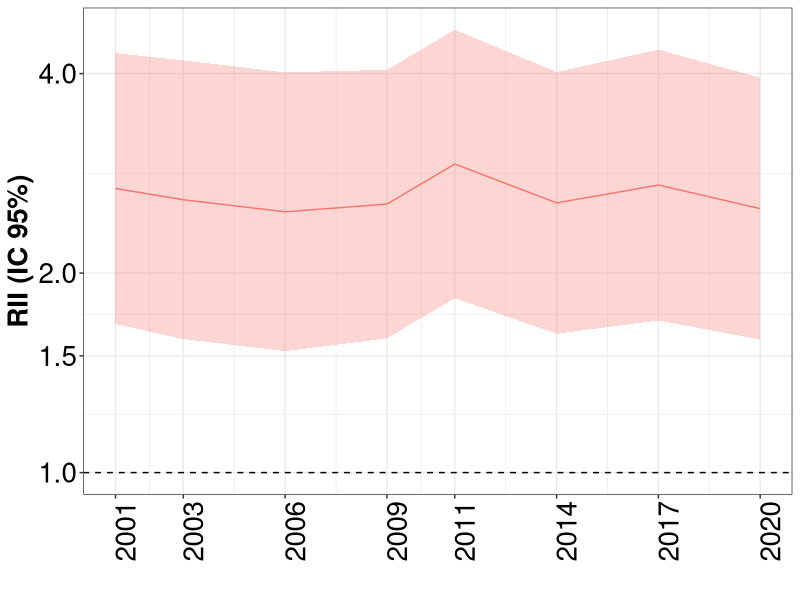
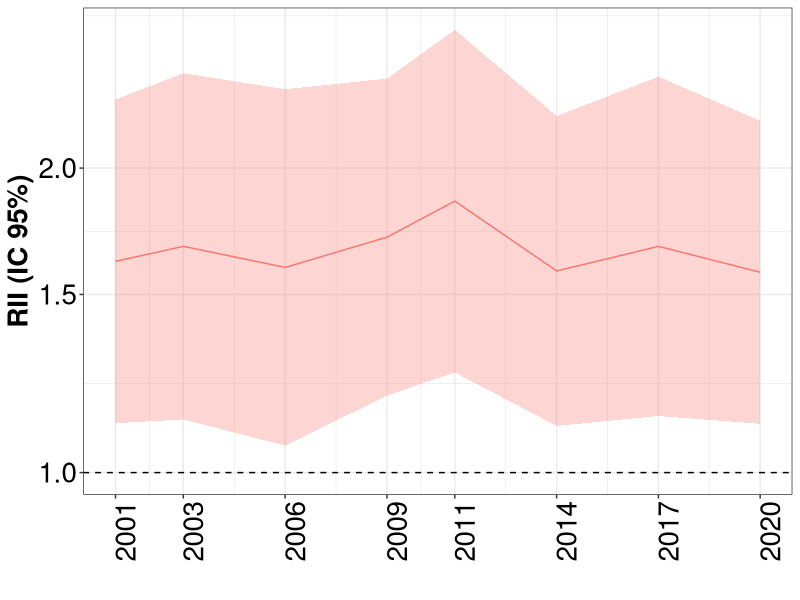
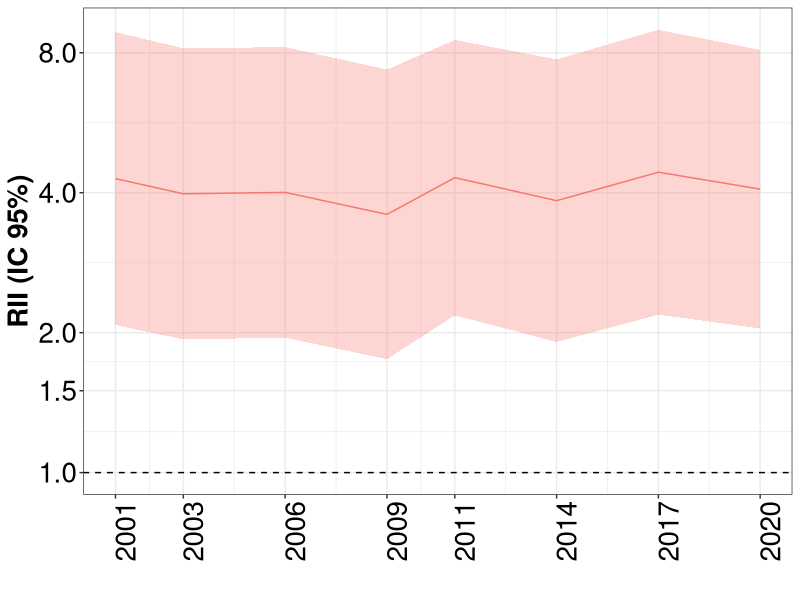
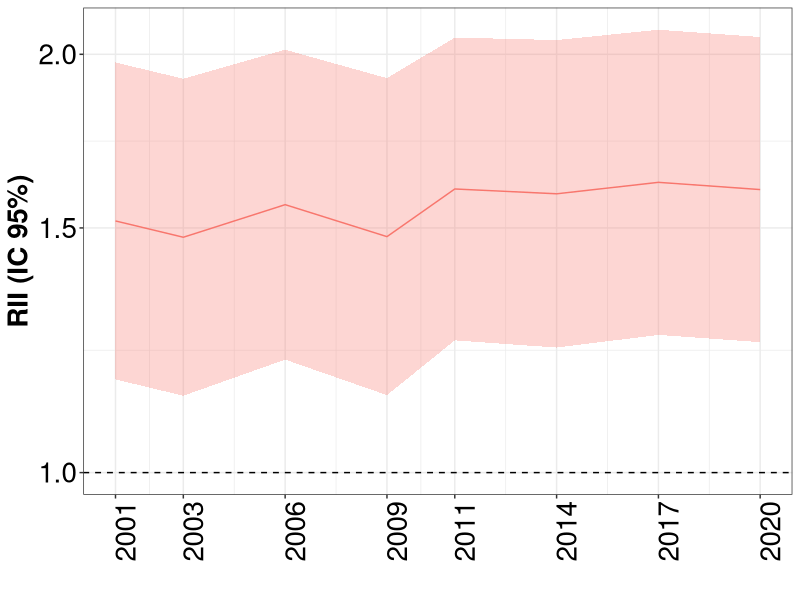
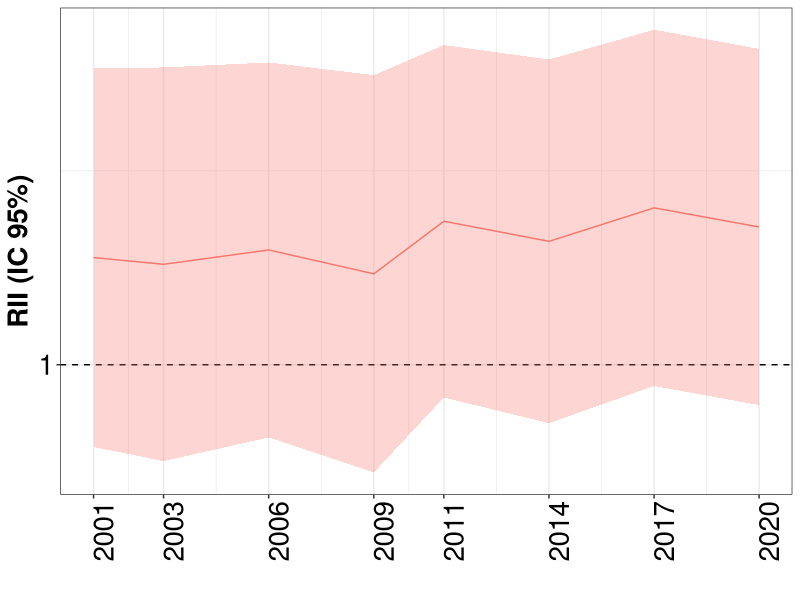
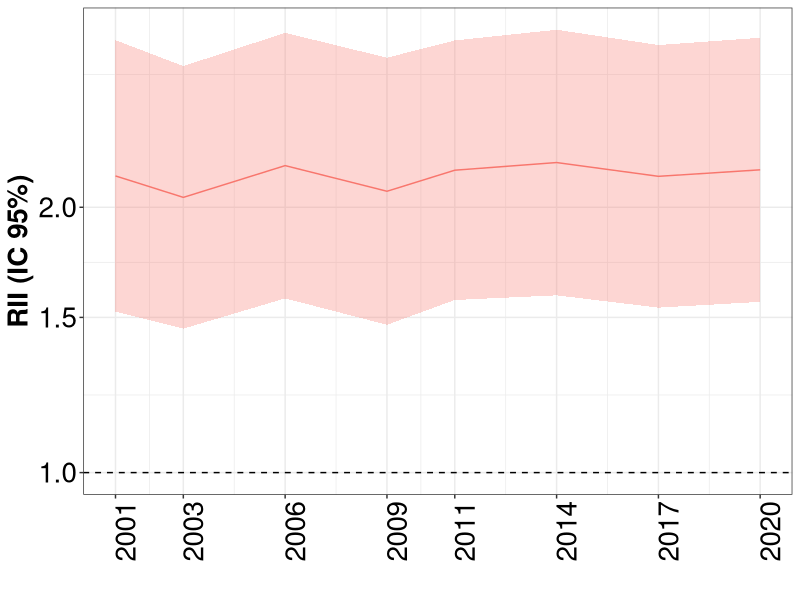
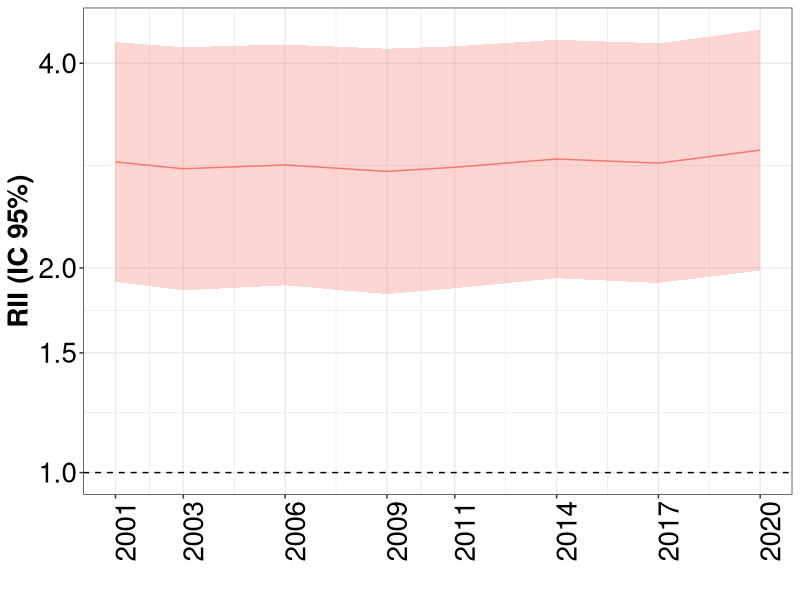
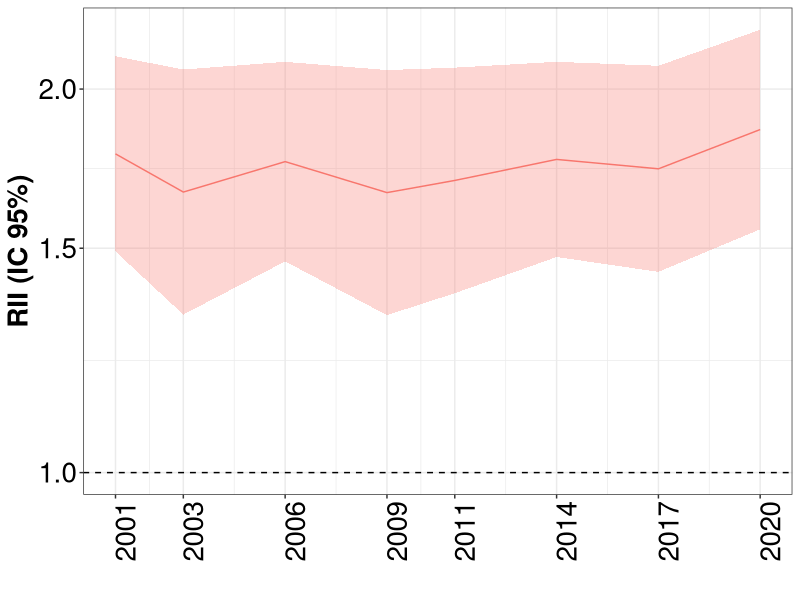

The R script that drew these images, in order:
## ---- chunk 1
knitr::opts_chunk$set(echo = TRUE)
library(tidyverse)
library(readxl)
library(ggplot2)

## ---- chunk 2

desigualdades_rii <- read.csv("rii.csv")
datos_ca <- desigualdades_rii %>%
  filter(abreviatura == "EX")

## ---- chunk 3

datos_ca %>%
  filter(fr =="diabetes", sexo=="Overall") %>%
  ggplot(aes(x=as.Date(encuesta), y=rii, ymin=rii_infci, ymax=rii_supci, group=fr)) +
  geom_hline(yintercept = 1, lty = 2) +
  geom_ribbon(alpha=0.3, aes(fill=fr)) +
  geom_line(aes(color=fr)) +
  scale_y_continuous(trans="log", breaks=c(0.75, 1, 1.5, 2, 4, 8, 16, 32))+
  scale_x_date(date_labels = "%Y", breaks = unique(as.Date(datos_ca$encuesta)))+
  labs(x="", y="RII (IC 95%)")+
  theme_bw()+
  theme(axis.text=element_text(size=20, color="black"),
                  axis.title=element_text(size=20, face="bold", color="black"),
                  axis.text.x = element_text(angle = 90),
                  strip.text = element_text(size=20, face="bold", color="black"),
                  legend.position="none")

## ---- chunk 4

datos_ca %>%
  filter(fr =="diabetes", sexo=="Hombre") %>%
  ggplot(aes(x=as.Date(encuesta), y=rii, ymin=rii_infci, ymax=rii_supci, group=fr)) +
  geom_hline(yintercept = 1, lty = 2) +
  geom_ribbon(alpha=0.3, aes(fill=fr)) +
  geom_line(aes(color=fr)) +
  scale_y_continuous(trans="log", breaks=c(0.75, 1, 1.5, 2, 4, 8, 16, 32))+
  scale_x_date(date_labels = "%Y", breaks = unique(as.Date(datos_ca$encuesta)))+
  labs(x="", y="RII (IC 95%)")+
  theme_bw()+
  theme(axis.text=element_text(size=20, color="black"),
                  axis.title=element_text(size=20, face="bold", color="black"),
                  axis.text.x = element_text(angle = 90),
                  strip.text = element_text(size=20, face="bold", color="black"),
                  legend.position="none")

## ---- chunk 5

datos_ca %>%
  filter(fr =="diabetes", sexo=="Mujeres") %>%
  ggplot(aes(x=as.Date(encuesta), y=rii, ymin=rii_infci, ymax=rii_supci, group=fr)) +
  geom_hline(yintercept = 1, lty = 2) +
  geom_ribbon(alpha=0.3, aes(fill=fr)) +
  geom_line(aes(color=fr)) +
  scale_y_continuous(trans="log", breaks=c(0.75, 1, 1.5, 2, 4, 8, 16, 32))+
  scale_x_date(date_labels = "%Y", breaks = unique(as.Date(datos_ca$encuesta)))+
  labs(x="", y="RII (IC 95%)")+
  theme_bw()+
  theme(axis.text=element_text(size=20, color="black"),
                  axis.title=element_text(size=20, face="bold", color="black"),
                  axis.text.x = element_text(angle = 90),
                  strip.text = element_text(size=20, face="bold", color="black"),
                  legend.position="none")

## ---- chunk 6

datos_ca %>%
  filter(fr =="hta", sexo=="Overall") %>%
  ggplot(aes(x=as.Date(encuesta), y=rii, ymin=rii_infci, ymax=rii_supci, group=fr)) +
  geom_hline(yintercept = 1, lty = 2) +
  geom_ribbon(alpha=0.3, aes(fill=fr)) +
  geom_line(aes(color=fr)) +
  scale_y_continuous(trans="log", breaks=c(0.75, 1, 1.5, 2, 4, 8, 16, 32))+
  scale_x_date(date_labels = "%Y", breaks = unique(as.Date(datos_ca$encuesta)))+
  labs(x="", y="RII (IC 95%)")+
  theme_bw()+
  theme(axis.text=element_text(size=20, color="black"),
                  axis.title=element_text(size=20, face="bold", color="black"),
                  axis.text.x = element_text(angle = 90),
                  strip.text = element_text(size=20, face="bold", color="black"),
                  legend.position="none")
## ---- chunk 7

datos_ca %>%
  filter(fr =="hta", sexo=="Hombre") %>%
  ggplot(aes(x=as.Date(encuesta), y=rii, ymin=rii_infci, ymax=rii_supci, group=fr)) +
  geom_hline(yintercept = 1, lty = 2) +
  geom_ribbon(alpha=0.3, aes(fill=fr)) +
  geom_line(aes(color=fr)) +
  scale_y_continuous(trans="log", breaks=c(0.75, 1, 1.5, 2, 4, 8, 16, 32))+
  scale_x_date(date_labels = "%Y", breaks = unique(as.Date(datos_ca$encuesta)))+
  labs(x="", y="RII (IC 95%)")+
  theme_bw()+
  theme(axis.text=element_text(size=20, color="black"),
                  axis.title=element_text(size=20, face="bold", color="black"),
                  axis.text.x = element_text(angle = 90),
                  strip.text = element_text(size=20, face="bold", color="black"),
                  legend.position="none")

## ---- chunk 8

datos_ca %>%
  filter(fr =="hta", sexo=="Mujeres") %>%
  ggplot(aes(x=as.Date(encuesta), y=rii, ymin=rii_infci, ymax=rii_supci, group=fr)) +
  geom_hline(yintercept = 1, lty = 2) +
  geom_ribbon(alpha=0.3, aes(fill=fr)) +
  geom_line(aes(color=fr)) +
  scale_y_continuous(trans="log", breaks=c(0.75, 1, 1.5, 2, 4, 8, 16, 32))+
  scale_x_date(date_labels = "%Y", breaks = unique(as.Date(datos_ca$encuesta)))+
  labs(x="", y="RII (IC 95%)")+
  theme_bw()+
  theme(axis.text=element_text(size=20, color="black"),
                  axis.title=element_text(size=20, face="bold", color="black"),
                  axis.text.x = element_text(angle = 90),
                  strip.text = element_text(size=20, face="bold", color="black"),
                  legend.position="none")

## ---- chunk 9

datos_ca %>%
  filter(fr =="obesity", sexo=="Overall") %>%
  ggplot(aes(x=as.Date(encuesta), y=rii, ymin=rii_infci, ymax=rii_supci, group=fr)) +
  geom_hline(yintercept = 1, lty = 2) +
  geom_ribbon(alpha=0.3, aes(fill=fr)) +
  geom_line(aes(color=fr)) +
  scale_y_continuous(trans="log", breaks=c(0.75, 1, 1.5, 2, 4, 8, 16, 32))+
  scale_x_date(date_labels = "%Y", breaks = unique(as.Date(datos_ca$encuesta)))+
  labs(x="", y="RII (IC 95%)")+
  theme_bw()+
  theme(axis.text=element_text(size=20, color="black"),
                  axis.title=element_text(size=20, face="bold", color="black"),
                  axis.text.x = element_text(angle = 90),
                  strip.text = element_text(size=20, face="bold", color="black"),
                  legend.position="none")
## ---- chunk 10

datos_ca %>%
  filter(fr =="obesity", sexo=="Hombre") %>%
  ggplot(aes(x=as.Date(encuesta), y=rii, ymin=rii_infci, ymax=rii_supci, group=fr)) +
  geom_hline(yintercept = 1, lty = 2) +
  geom_ribbon(alpha=0.3, aes(fill=fr)) +
  geom_line(aes(color=fr)) +
  scale_y_continuous(trans="log", breaks=c(0.75, 1, 1.5, 2, 4, 8, 16, 32))+
  scale_x_date(date_labels = "%Y", breaks = unique(as.Date(datos_ca$encuesta)))+
  labs(x="", y="RII (IC 95%)")+
  theme_bw()+
  theme(axis.text=element_text(size=20, color="black"),
                  axis.title=element_text(size=20, face="bold", color="black"),
                  axis.text.x = element_text(angle = 90),
                  strip.text = element_text(size=20, face="bold", color="black"),
                  legend.position="none")

## ---- chunk 11

datos_ca %>%
  filter(fr =="obesity", sexo=="Mujeres") %>%
  ggplot(aes(x=as.Date(encuesta), y=rii, ymin=rii_infci, ymax=rii_supci, group=fr)) +
  geom_hline(yintercept = 1, lty = 2) +
  geom_ribbon(alpha=0.3, aes(fill=fr)) +
  geom_line(aes(color=fr)) +
  scale_y_continuous(trans="log", breaks=c(0.75, 1, 1.5, 2, 4, 8, 16, 32))+
  scale_x_date(date_labels = "%Y", breaks = unique(as.Date(datos_ca$encuesta)))+
  labs(x="", y="RII (IC 95%)")+
  theme_bw()+
  theme(axis.text=element_text(size=20, color="black"),
                  axis.title=element_text(size=20, face="bold", color="black"),
                  axis.text.x = element_text(angle = 90),
                  strip.text = element_text(size=20, face="bold", color="black"),
                  legend.position="none")

## ---- chunk 12

datos_ca %>%
  filter(fr =="col", sexo=="Overall") %>%
  ggplot(aes(x=as.Date(encuesta), y=rii, ymin=rii_infci, ymax=rii_supci, group=fr)) +
  geom_hline(yintercept = 1, lty = 2) +
  geom_ribbon(alpha=0.3, aes(fill=fr)) +
  geom_line(aes(color=fr)) +
  scale_y_continuous(trans="log", breaks=c(0.75, 1, 1.5, 2, 4, 8, 16, 32))+
  scale_x_date(date_labels = "%Y", breaks = unique(as.Date(datos_ca$encuesta)))+
  labs(x="", y="RII (IC 95%)")+
  theme_bw()+
  theme(axis.text=element_text(size=20, color="black"),
                  axis.title=element_text(size=20, face="bold", color="black"),
                  axis.text.x = element_text(angle = 90),
                  strip.text = element_text(size=20, face="bold", color="black"),
                  legend.position="none")
## ---- chunk 13

datos_ca %>%
  filter(fr =="col", sexo=="Hombre") %>%
  ggplot(aes(x=as.Date(encuesta), y=rii, ymin=rii_infci, ymax=rii_supci, group=fr)) +
  geom_hline(yintercept = 1, lty = 2) +
  geom_ribbon(alpha=0.3, aes(fill=fr)) +
  geom_line(aes(color=fr)) +
  scale_y_continuous(trans="log", breaks=c(0.75, 1, 1.5, 2, 4, 8, 16, 32))+
  scale_x_date(date_labels = "%Y", breaks = unique(as.Date(datos_ca$encuesta)))+
  labs(x="", y="RII (IC 95%)")+
  theme_bw()+
  theme(axis.text=element_text(size=20, color="black"),
                  axis.title=element_text(size=20, face="bold", color="black"),
                  axis.text.x = element_text(angle = 90),
                  strip.text = element_text(size=20, face="bold", color="black"),
                  legend.position="none")

## ---- chunk 14

datos_ca %>%
  filter(fr =="col", sexo=="Mujeres") %>%
  ggplot(aes(x=as.Date(encuesta), y=rii, ymin=rii_infci, ymax=rii_supci, group=fr)) +
  geom_hline(yintercept = 1, lty = 2) +
  geom_ribbon(alpha=0.3, aes(fill=fr)) +
  geom_line(aes(color=fr)) +
  scale_y_continuous(trans="log", breaks=c(0.75, 1, 1.5, 2, 4, 8, 16, 32))+
  scale_x_date(date_labels = "%Y", breaks = unique(as.Date(datos_ca$encuesta)))+
  labs(x="", y="RII (IC 95%)")+
  theme_bw()+
  theme(axis.text=element_text(size=20, color="black"),
                  axis.title=element_text(size=20, face="bold", color="black"),
                  axis.text.x = element_text(angle = 90),
                  strip.text = element_text(size=20, face="bold", color="black"),
                  legend.position="none")

## ---- chunk 15

datos_ca %>%
  filter(fr =="sedentario", sexo=="Overall") %>%
  ggplot(aes(x=as.Date(encuesta), y=rii, ymin=rii_infci, ymax=rii_supci, group=fr)) +
  geom_hline(yintercept = 1, lty = 2) +
  geom_ribbon(alpha=0.3, aes(fill=fr)) +
  geom_line(aes(color=fr)) +
  scale_y_continuous(trans="log", breaks=c(0.75, 1, 1.5, 2, 4, 8, 16, 32))+
  scale_x_date(date_labels = "%Y", breaks = unique(as.Date(datos_ca$encuesta)))+
  labs(x="", y="RII (IC 95%)")+
  theme_bw()+
  theme(axis.text=element_text(size=20, color="black"),
                  axis.title=element_text(size=20, face="bold", color="black"),
                  axis.text.x = element_text(angle = 90),
                  strip.text = element_text(size=20, face="bold", color="black"),
                  legend.position="none")
## ---- chunk 16

datos_ca %>%
  filter(fr =="sedentario", sexo=="Hombre") %>%
  ggplot(aes(x=as.Date(encuesta), y=rii, ymin=rii_infci, ymax=rii_supci, group=fr)) +
  geom_hline(yintercept = 1, lty = 2) +
  geom_ribbon(alpha=0.3, aes(fill=fr)) +
  geom_line(aes(color=fr)) +
  scale_y_continuous(trans="log", breaks=c(0.75, 1, 1.5, 2, 4, 8, 16, 32))+
  scale_x_date(date_labels = "%Y", breaks = unique(as.Date(datos_ca$encuesta)))+
  labs(x="", y="RII (IC 95%)")+
  theme_bw()+
  theme(axis.text=element_text(size=20, color="black"),
                  axis.title=element_text(size=20, face="bold", color="black"),
                  axis.text.x = element_text(angle = 90),
                  strip.text = element_text(size=20, face="bold", color="black"),
                  legend.position="none")

## ---- chunk 17

datos_ca %>%
  filter(fr =="sedentario", sexo=="Mujeres") %>%
  ggplot(aes(x=as.Date(encuesta), y=rii, ymin=rii_infci, ymax=rii_supci, group=fr)) +
  geom_hline(yintercept = 1, lty = 2) +
  geom_ribbon(alpha=0.3, aes(fill=fr)) +
  geom_line(aes(color=fr)) +
  scale_y_continuous(trans="log", breaks=c(0.75, 1, 1.5, 2, 4, 8, 16, 32))+
  scale_x_date(date_labels = "%Y", breaks = unique(as.Date(datos_ca$encuesta)))+
  labs(x="", y="RII (IC 95%)")+
  theme_bw()+
  theme(axis.text=element_text(size=20, color="black"),
                  axis.title=element_text(size=20, face="bold", color="black"),
                  axis.text.x = element_text(angle = 90),
                  strip.text = element_text(size=20, face="bold", color="black"),
                  legend.position="none")

## ---- chunk 18

datos_ca %>%
  filter(fr =="smoking", sexo=="Overall") %>%
  ggplot(aes(x=as.Date(encuesta), y=rii, ymin=rii_infci, ymax=rii_supci, group=fr)) +
  geom_hline(yintercept = 1, lty = 2) +
  geom_ribbon(alpha=0.3, aes(fill=fr)) +
  geom_line(aes(color=fr)) +
  scale_y_continuous(trans="log", breaks=c(0.75, 1, 1.5, 2, 4, 8, 16, 32))+
  scale_x_date(date_labels = "%Y", breaks = unique(as.Date(datos_ca$encuesta)))+
  labs(x="", y="RII (IC 95%)")+
  theme_bw()+
  theme(axis.text=element_text(size=20, color="black"),
                  axis.title=element_text(size=20, face="bold", color="black"),
                  axis.text.x = element_text(angle = 90),
                  strip.text = element_text(size=20, face="bold", color="black"),
                  legend.position="none")
## ---- chunk 19

datos_ca %>%
  filter(fr =="smoking", sexo=="Hombre") %>%
  ggplot(aes(x=as.Date(encuesta), y=rii, ymin=rii_infci, ymax=rii_supci, group=fr)) +
  geom_hline(yintercept = 1, lty = 2) +
  geom_ribbon(alpha=0.3, aes(fill=fr)) +
  geom_line(aes(color=fr)) +
  scale_y_continuous(trans="log", breaks=c(0.75, 1, 1.5, 2, 4, 8, 16, 32))+
  scale_x_date(date_labels = "%Y", breaks = unique(as.Date(datos_ca$encuesta)))+
  labs(x="", y="RII (IC 95%)")+
  theme_bw()+
  theme(axis.text=element_text(size=20, color="black"),
                  axis.title=element_text(size=20, face="bold", color="black"),
                  axis.text.x = element_text(angle = 90),
                  strip.text = element_text(size=20, face="bold", color="black"),
                  legend.position="none")

## ---- chunk 20

datos_ca %>%
  filter(fr =="smoking", sexo=="Mujeres") %>%
  ggplot(aes(x=as.Date(encuesta), y=rii, ymin=rii_infci, ymax=rii_supci, group=fr)) +
  geom_hline(yintercept = 1, lty = 2) +
  geom_ribbon(alpha=0.3, aes(fill=fr)) +
  geom_line(aes(color=fr)) +
  scale_y_continuous(trans="log", breaks=c(0.75, 1, 1.5, 2, 4, 8, 16, 32))+
  scale_x_date(date_labels = "%Y", breaks = unique(as.Date(datos_ca$encuesta)))+
  labs(x="", y="RII (IC 95%)")+
  theme_bw()+
  theme(axis.text=element_text(size=20, color="black"),
                  axis.title=element_text(size=20, face="bold", color="black"),
                  axis.text.x = element_text(angle = 90),
                  strip.text = element_text(size=20, face="bold", color="black"),
                  legend.position="none")

## ---- chunk 21

datos_ca %>%
  filter(fr =="alcohol", sexo=="Overall") %>%
  ggplot(aes(x=as.Date(encuesta), y=rii, ymin=rii_infci, ymax=rii_supci, group=fr)) +
  geom_hline(yintercept = 1, lty = 2) +
  geom_ribbon(alpha=0.3, aes(fill=fr)) +
  geom_line(aes(color=fr)) +
  scale_y_continuous(trans="log", breaks=c(0.75, 1, 1.5, 2, 4, 8, 16, 32))+
  scale_x_date(date_labels = "%Y", breaks = unique(as.Date(datos_ca$encuesta)))+
  labs(x="", y="RII (IC 95%)")+
  theme_bw()+
  theme(axis.text=element_text(size=20, color="black"),
                  axis.title=element_text(size=20, face="bold", color="black"),
                  axis.text.x = element_text(angle = 90),
                  strip.text = element_text(size=20, face="bold", color="black"),
                  legend.position="none")
## ---- chunk 22

datos_ca %>%
  filter(fr =="alcohol", sexo=="Hombre") %>%
  ggplot(aes(x=as.Date(encuesta), y=rii, ymin=rii_infci, ymax=rii_supci, group=fr)) +
  geom_hline(yintercept = 1, lty = 2) +
  geom_ribbon(alpha=0.3, aes(fill=fr)) +
  geom_line(aes(color=fr)) +
  scale_y_continuous(trans="log", breaks=c(0.75, 1, 1.5, 2, 4, 8, 16, 32))+
  scale_x_date(date_labels = "%Y", breaks = unique(as.Date(datos_ca$encuesta)))+
  labs(x="", y="RII (IC 95%)")+
  theme_bw()+
  theme(axis.text=element_text(size=20, color="black"),
                  axis.title=element_text(size=20, face="bold", color="black"),
                  axis.text.x = element_text(angle = 90),
                  strip.text = element_text(size=20, face="bold", color="black"),
                  legend.position="none")

## ---- chunk 23

datos_ca %>%
  filter(fr =="alcohol", sexo=="Mujeres") %>%
  ggplot(aes(x=as.Date(encuesta), y=rii, ymin=rii_infci, ymax=rii_supci, group=fr)) +
  geom_hline(yintercept = 1, lty = 2) +
  geom_ribbon(alpha=0.3, aes(fill=fr)) +
  geom_line(aes(color=fr)) +
  scale_y_continuous(trans="log", breaks=c(0.75, 1, 1.5, 2, 4, 8, 16, 32))+
  scale_x_date(date_labels = "%Y", breaks = unique(as.Date(datos_ca$encuesta)))+
  labs(x="", y="RII (IC 95%)")+
  theme_bw()+
  theme(axis.text=element_text(size=20, color="black"),
                  axis.title=element_text(size=20, face="bold", color="black"),
                  axis.text.x = element_text(angle = 90),
                  strip.text = element_text(size=20, face="bold", color="black"),
                  legend.position="none")

